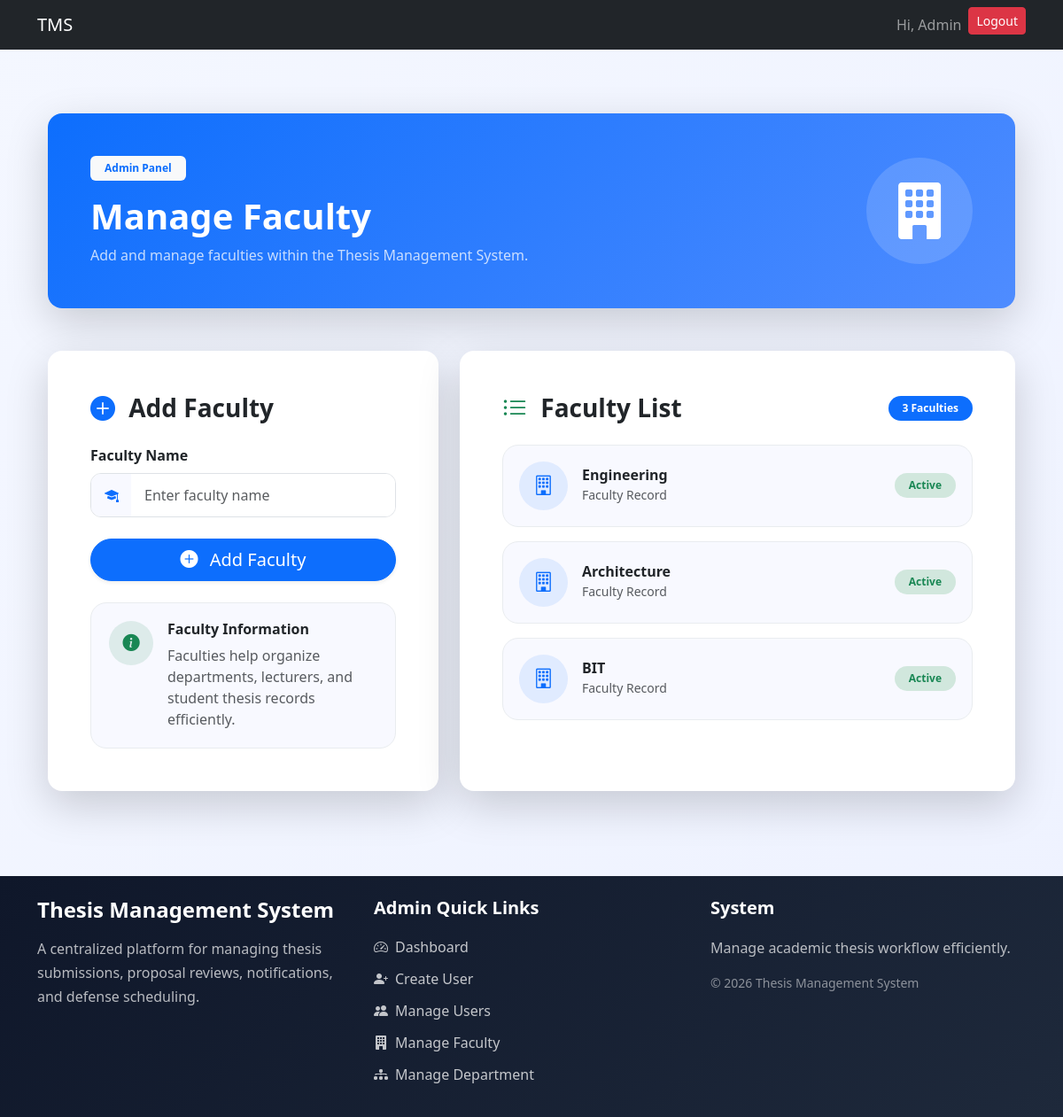
Before: /admin-panel/manage-faculty/ (signed in) with the older database file.
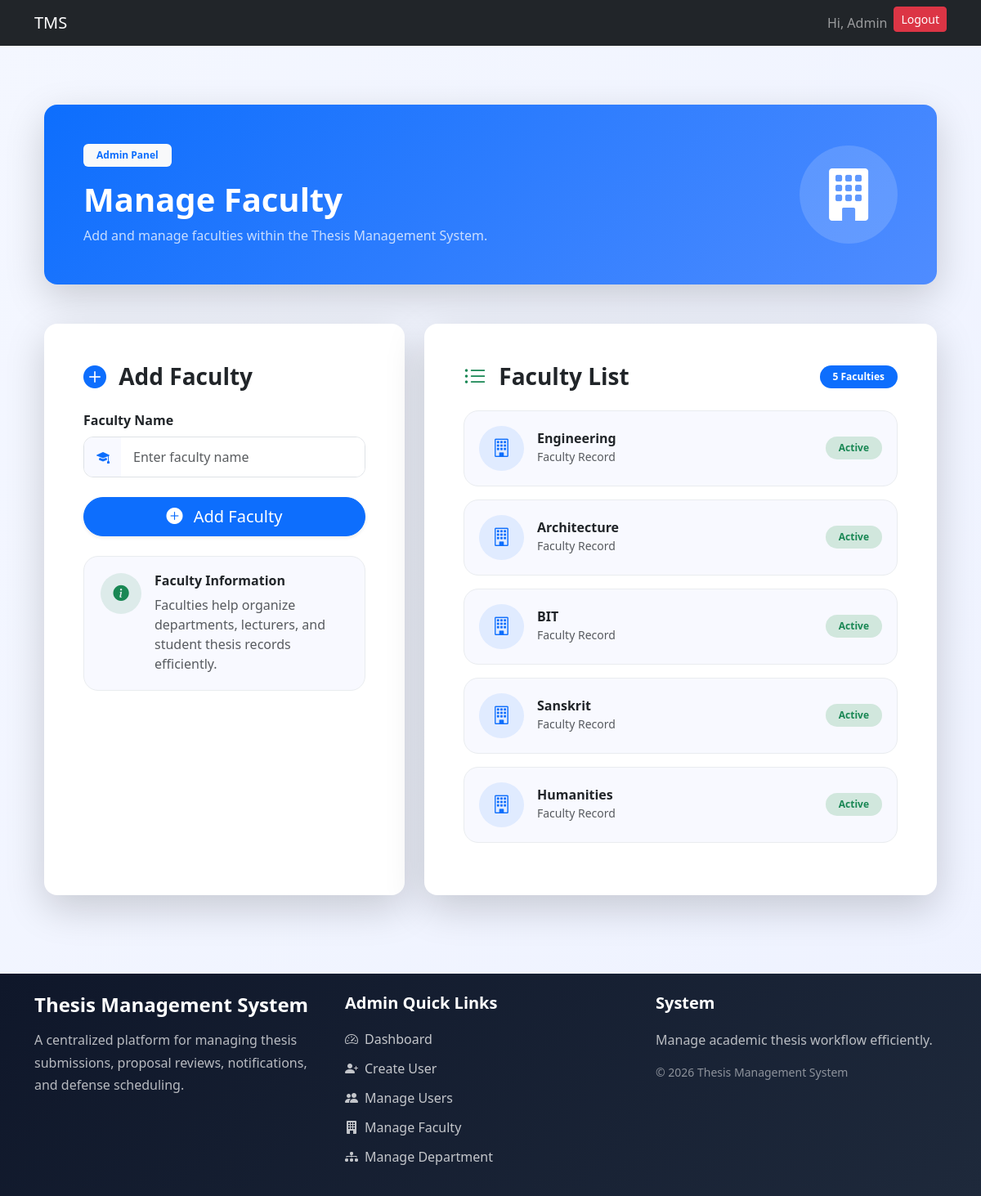
After: the same page with the newer database file.
### academics/models.py (models this page shows, shortened)
class Faculty(models.Model):
    name = models.CharField(max_length=100, unique=True)

### users/views.py (the view)
# urls.py: path('admin-panel/manage-faculty/',manage_faculty, name='manage_faculty'),
@user_passes_test(admin_required)
def manage_faculty(request):
    if request.method == 'POST':
        name = request.POST.get('name')
        Faculty.objects.create(
            name=name
        )
        return redirect('manage_faculty')
    faculties = Faculty.objects.all()
    context = {
        'faculties': faculties
    }
    return render(request,'admin_panel/manage_faculty.html',context)

### users/views.py (called while the page is built)
def admin_required(user):
    return user.is_superuser

### users/templates/admin_panel/manage_faculty.html (shortened to what the changed rows need)
{% extends "base.html" %}
{% block start %}
<div class="container py-5">
    <div class="faculty-header shadow-lg rounded-4 p-5 mb-5 text-white">
        <div class="d-flex flex-column flex-md-row justify-content-between align-items-center">
            <div>
                <h1 class="fw-bold mb-2">
                    Manage Faculty
                </h1>
            </div>
        </div>
    </div>
    <div class="row g-4">
        <div class="col-lg-7">
            <div class="card border-0 shadow-lg rounded-4 h-100">
                <div class="card-body p-4 p-md-5">
                    <div class="d-flex justify-content-between align-items-center mb-4">
                        <h3 class="fw-bold mb-0">
                            <i class="bi bi-list-ul text-success me-2"></i>
                            Faculty List
                        </h3>
                        <span class="badge bg-primary rounded-pill px-3 py-2">
                            {{ faculties|length }} Faculties
                        </span>
                    </div>
                    {% for faculty in faculties %}
                    <div class="faculty-card mb-3">
                        <div class="d-flex align-items-center justify-content-between">
                            <div class="d-flex align-items-center">
                                <div class="faculty-icon me-3">
                                    <i class="bi bi-building"></i>
                                </div>
                                <div>
                                    <h6 class="fw-bold mb-0">
                                        {{ faculty.name }}
                                    </h6>
                                    <small class="text-muted">
                                        Faculty Record
                                    </small>
                                </div>
                            </div>
                            <span class="badge bg-success-subtle text-success px-3 py-2 rounded-pill">
                                Active
                            </span>
                        </div>
                    </div>
                    {% endfor %}
                </div>
            </div>
        </div>
    </div>
</div>
<link rel="stylesheet"
href="https://cdn.jsdelivr.net/npm/bootstrap-icons@1.11.3/font/bootstrap-icons.min.css">
{% endblock %}

Changed rows visible on the page:
added Faculty: name "Sanskrit"
added Faculty: name "Humanities"
Other visible differences:
{{ faculties|length }}: "3" → "5"
